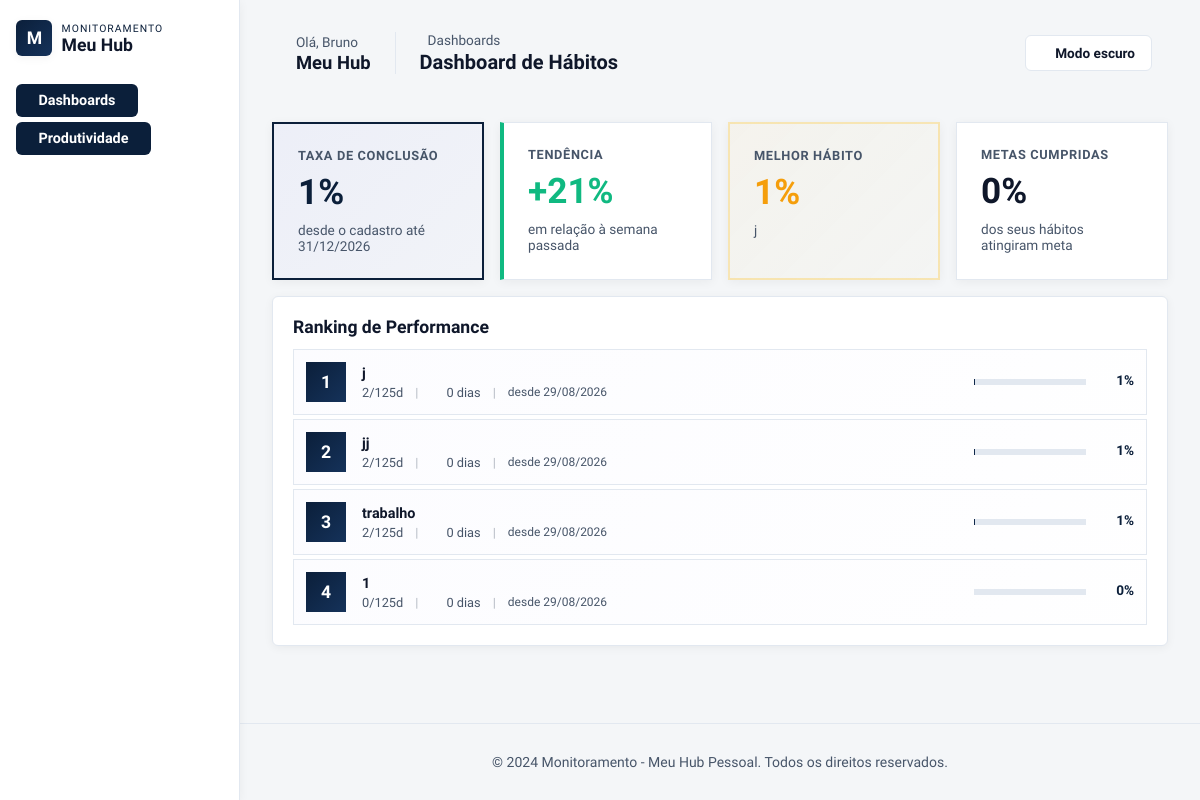
Page /dashboard/habitos on the committed database.
### models.py (models this page shows)
class RegistroHabito(db.Model):
    id = db.Column(db.Integer, primary_key=True)
    data = db.Column(db.Date, default=date.today, nullable=False)
    concluido = db.Column(db.Boolean, default=False)
    habito_id = db.Column(db.Integer, db.ForeignKey('habito.id'), nullable=False)

class Habito(db.Model):
    id = db.Column(db.Integer, primary_key=True)
    nome = db.Column(db.String(100), nullable=False)
    meta_dias = db.Column(db.Integer, default=7, nullable=False)  # Meta de dias por semana (0-7)
    data_criacao = db.Column(db.Date, default=date.today, nullable=False)
    registros = db.relationship('RegistroHabito', backref='habito', lazy=True, cascade="all, delete-orphan")
    rotina_itens = db.relationship('ItemRotina', backref='habito', lazy=True, cascade="all, delete-orphan")

### app.py (the view)
@app.route('/dashboard/habitos')
def dashboard_habitos():
    try:
        week_offset = int(request.args.get('week_offset', 0))
    except ValueError:
        week_offset = 0
    lista_habitos = Habito.query.options(joinedload(Habito.registros)).order_by(Habito.nome).all()
    hoje = date.today()
    domingo = hoje - timedelta(days=(hoje.weekday() + 1) % 7)
    domingo_ativo = domingo + timedelta(weeks=week_offset)
    dias = [domingo_ativo + timedelta(days=i) for i in range(7)]
    kpis = calcular_kpis_habitos(lista_habitos, dias)
    tendencia = calcular_tendencia(lista_habitos)
    return render_template('modules/Dashboards/habitos.html', habitos=lista_habitos, dias=dias, kpis=kpis, tendencia=tendencia, week_offset=week_offset, now=hoje)

### app.py (called while the page is built)
def calcular_streak_registros(registros):
    concluidos = {reg.data for reg in registros if reg.concluido}
    if not concluidos:
        return 0
    hoje = date.today()
    streak = 0
    data_esperada = hoje
    if hoje in concluidos:
        while data_esperada in concluidos:
            streak += 1
            data_esperada -= timedelta(days=1)
    elif (hoje - timedelta(days=1)) in concluidos:
        data_esperada = hoje - timedelta(days=1)
        while data_esperada in concluidos:
            streak += 1
            data_esperada -= timedelta(days=1)
    return streak

### templates/modules/Dashboards/habitos.html (shortened to what this page needs)
{% extends 'base.html' %}
{% block topbar_title %}
<div class="breadcrumb" style="display:flex; align-items:center; gap:0.5rem; font-size:0.85rem; color:var(--text-secondary);">
     Dashboards
</div>
<h1 style="font-size:1.25rem; margin:0; font-weight:600;">Dashboard de Hábitos</h1>
{% endblock %}
{% block content %}
<link rel="stylesheet" href="{{ url_for('static', filename='produtividade/habito/css/habito.css') }}">
<div class="kpis-container">
    <div class="kpi-card kpi-main">
        <div class="kpi-header">
            <span class="kpi-label">Taxa de Conclusão</span>
        </div>
        <div class="kpi-value">{{ kpis.taxa_conclusao_geral }}%</div>
        <div class="kpi-description">desde o cadastro até 31/12/{{ now.year }}</div>
    </div>
    <div class="kpi-card kpi-trend {% if tendencia.direcao == 'up' %}trend-up{% elif tendencia.direcao == 'down' %}trend-down{% else %}trend-stable{% endif %}">
        <div class="kpi-header">
            <span class="kpi-label">Tendência</span>
        </div>
        <div class="kpi-value">
            {% if tendencia.direcao == 'up' %}+{% elif tendencia.direcao == 'down' %}-{% endif %}{{ tendencia.diferenca|abs }}%
        </div>
        <div class="kpi-description">em relação à semana passada</div>
    </div>
    <div class="kpi-card kpi-best">
        <div class="kpi-header">
            <span class="kpi-label">Melhor Hábito</span>
        </div>
        {% if kpis.melhor_habito %}
            <div class="kpi-value">{{ kpis.melhor_habito.taxa }}%</div>
            <div class="kpi-description">{{ kpis.melhor_habito.nome }}</div>
        {% else %}
            <div class="kpi-value">--</div>
            <div class="kpi-description">Nenhum dado ainda</div>
        {% endif %}
    </div>
    <div class="kpi-card kpi-goals">
        <div class="kpi-header">
            <span class="kpi-label">Metas Cumpridas</span>
        </div>
        <div class="kpi-value">{{ kpis.taxa_cumprimento_metas }}%</div>
        <div class="kpi-description">dos seus hábitos atingiram meta</div>
    </div>
</div>
{% if kpis.habitos_por_performance %}
<div class="card ranking-card">
    <h2 style="margin-top: 0;">Ranking de Performance</h2>
    <div class="ranking-list">
        {% for habito in kpis.habitos_por_performance %}
            <div class="ranking-item {% if habito.meta_atingida %}meta-atingida{% endif %}">
                <div class="ranking-position">{{ loop.index }}</div>
                <div class="ranking-info">
                    <div class="ranking-name">{{ habito.nome }}</div>
                    <div class="ranking-stats">
                        <span class="conclusoes-meta" title="dias concluídos / total de dias no período">{{ habito.conclusoes }}/{{ habito.total_periodo }}d</span>
                        <span class="ranking-streak-divider" style="margin: 0 0.25rem; opacity: 0.4;">|</span>
                        <span class="streak-value" style="font-weight: 500;">{{ habito.streak }} dias</span>
                        <span class="ranking-streak-divider" style="margin: 0 0.25rem; opacity: 0.4;">|</span>
                        <span style="color: var(--text-secondary); font-size: 0.75rem;">desde {{ habito.data_criacao }}</span>
                        <button class="honeycomb-btn" data-habito-id="{{ habito.id }}" data-habito-nome="{{ habito.nome }}" title="Ver histórico de colmeia" type="button">
                        </button>
                    </div>
                </div>
                <div class="ranking-progress">
                    <div class="progress-bar">
                    </div>
                    <span class="progress-text">{{ habito.taxa }}%</span>
                </div>
            </div>
        {% endfor %}
    </div>
</div>
{% else %}
<div style="padding: 1.5rem; text-align: center; color: var(--text-secondary); font-size: 0.9rem;">
    Nenhum hábito cadastrado ainda. Adicione hábitos primeiro na aba de Produtividade.
</div>
{% endif %}
{% endblock %}

### templates/base.html (style rules this page uses)
body { margin: 0; padding: 0; display: flex; height: 100vh; overflow: hidden; flex-direction: column; }
@media (min-width: 768px) { body { flex-direction: row; } }

### rows in the picture
RegistroHabito: nome "jj", conclusoes "2", total_periodo "125", streak "0", data_criacao "29/08/2026", taxa "1"
RegistroHabito: nome "trabalho", conclusoes "2", total_periodo "125", streak "0", data_criacao "29/08/2026", taxa "1"

### other values in the picture
{{ kpis.taxa_conclusao_geral }} "1"
{{ tendencia.diferenca|abs }} "21"
{{ kpis.melhor_habito.taxa }} "1"
{{ kpis.melhor_habito.nome }} "j"
{{ kpis.taxa_cumprimento_metas }} "0"
{{ habito.nome }} "j" "1"
{{ habito.conclusoes }} "2" "0"
{{ habito.total_periodo }} "125" "125"
{{ habito.streak }} "0" "0"
{{ habito.data_criacao }} "29/08/2026" "29/08/2026"
{{ habito.taxa }} "1" "0"
